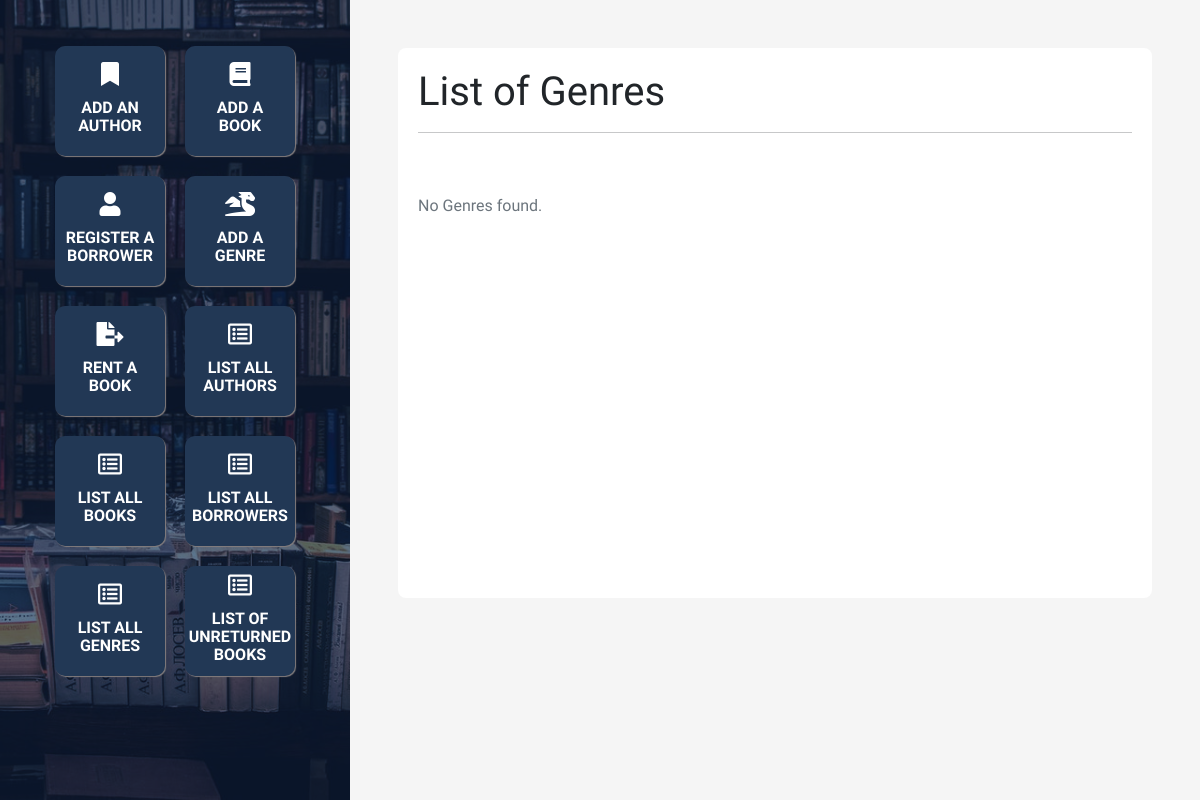
The page /list/genres.php on the database as committed earlier.
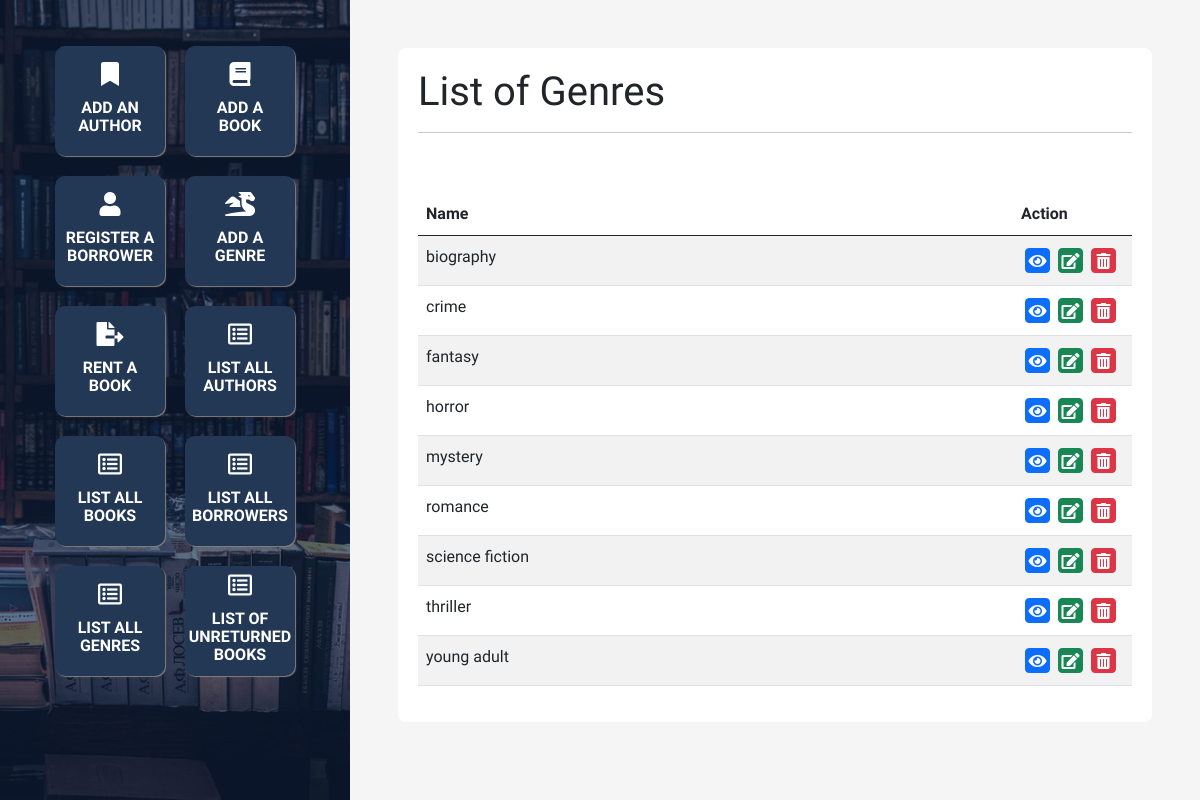
The same page on the database as committed later.
### tables this page shows
create table GENRE(
    name varchar(35) not null,
    primary key (name)
);

### list/genres.php (the view, shortened to what this page needs)
<?php
    include '../config.php';
    include '../head.php';
    include '../footer.php';
?>
<div class="right p-5">
    <main>
        <h1>List of Genres</h1>
        <hr>
        <?php
            $sql = 'select name from GENRE order by name asc';
            $result = $conn->query($sql);
            if (!$result)
            {
                echo '<div class="bg-danger text-white p-3 mb-5">Connection error!</div>';
                exit;
            }
            else if ($result->num_rows > 0)
            {
                echo '<table class="table table-striped">';
                echo '<thead>';
                echo '<tr>';
                echo '<th scope="col-5">Name</th>';
                echo '<th scope="col-2">Action</th>';
                echo '</tr>';
                echo '</thead>';
                echo '<tbody>';
                while($row = $result->fetch_assoc())
                {
                    echo '<tr>';
                    echo '<td class="col-10">'.$row['name'].'</td>';
                    echo '<td class="col">';
                    echo '<a title="Update" class="mx-1 my-1 p-1 btn btn-primary" href="../view/genre.php?name='.$row['name'].'"><i class="fas fa-eye"></i>';
                    echo '<a title="Edit" class="mx-1 my-1 p-1 btn btn-success" href="../edit/genre.php?name='.$row['name'].'"><i class="fas fa-edit"></i></a>';
                    echo '<a title="Delete" class="mx-1 my-1 p-1 btn btn-danger" href="../delete/genre.php?name='.$row['name'].'"><i class="fas fa-trash-alt"></i></a>';
                    echo '</td>';
                    echo '</tr>';
                }
                echo '</tbody>';
                echo '</table>';
            }
            else
            {
                echo '<div class="text-muted">No Genres found.</div>';
            }
        ?>
    </main>
</div>

Rows that differ between the two databases and show on the page:
added genre: name "biography"
added genre: name "crime"
added genre: name "fantasy"
added genre: name "horror"
added genre: name "mystery"
added genre: name "romance"
added genre: name "science fiction"
added genre: name "thriller"
added genre: name "young adult"
Other text that changed with them:
text no longer shown: "No Genres found."
text now shown: "Name Action"
